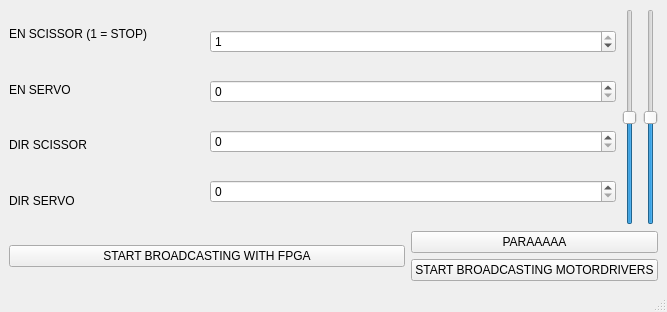
<?xml version="1.0" encoding="UTF-8"?>
<ui version="4.0">
 <class>MainWindow</class>
 <widget class="QMainWindow" name="MainWindow">
  <property name="geometry">
   <rect>
    <x>0</x>
    <y>0</y>
    <width>667</width>
    <height>312</height>
   </rect>
  </property>
  <property name="windowTitle">
   <string>MainWindow</string>
  </property>
  <widget class="QWidget" name="centralwidget">
   <layout class="QGridLayout" name="gridLayout">
    <item row="0" column="1">
     <layout class="QVBoxLayout" name="verticalLayout_2">
      <item>
       <widget class="QLabel" name="label">
        <property name="text">
         <string>EN SCISSOR (1 = STOP)</string>
        </property>
       </widget>
      </item>
      <item>
       <widget class="QLabel" name="label_2">
        <property name="text">
         <string>EN SERVO</string>
        </property>
       </widget>
      </item>
      <item>
       <widget class="QLabel" name="label_3">
        <property name="text">
         <string>DIR SCISSOR</string>
        </property>
       </widget>
      </item>
      <item>
       <widget class="QLabel" name="label_4">
        <property name="text">
         <string>DIR SERVO</string>
        </property>
       </widget>
      </item>
     </layout>
    </item>
    <item row="0" column="2" colspan="2">
     <layout class="QVBoxLayout" name="verticalLayout">
      <item>
       <widget class="QSpinBox" name="qenableScissorSpinBox">
        <property name="maximum">
         <number>1</number>
        </property>
        <property name="value">
         <number>1</number>
        </property>
       </widget>
      </item>
      <item>
       <widget class="QSpinBox" name="qenableServoSpinBox">
        <property name="maximum">
         <number>1</number>
        </property>
       </widget>
      </item>
      <item>
       <widget class="QSpinBox" name="qdirScissorSpinBox">
        <property name="maximum">
         <number>1</number>
        </property>
       </widget>
      </item>
      <item>
       <widget class="QSpinBox" name="qdirServoSpinBox">
        <property name="maximum">
         <number>1</number>
        </property>
       </widget>
      </item>
     </layout>
    </item>
    <item row="0" column="4">
     <layout class="QHBoxLayout" name="horizontalLayout">
      <item>
       <widget class="QSlider" name="qLeftMotor">
        <property name="minimum">
         <number>-100</number>
        </property>
        <property name="maximum">
         <number>100</number>
        </property>
        <property name="orientation">
         <enum>Qt::Vertical</enum>
        </property>
       </widget>
      </item>
      <item>
       <widget class="QSlider" name="qRighthmotor">
        <property name="minimum">
         <number>-100</number>
        </property>
        <property name="maximum">
         <number>100</number>
        </property>
        <property name="orientation">
         <enum>Qt::Vertical</enum>
        </property>
       </widget>
      </item>
     </layout>
    </item>
    <item row="1" column="1" colspan="2">
     <layout class="QHBoxLayout" name="horizontalLayout_2">
      <item>
       <widget class="QPushButton" name="qSendLine_pushButton">
        <property name="text">
         <string>START BROADCASTING WITH FPGA</string>
        </property>
       </widget>
      </item>
     </layout>
    </item>
    <item row="1" column="3" colspan="2">
     <layout class="QVBoxLayout" name="verticalLayout_3">
      <item>
       <widget class="QPushButton" name="qParaMD_pushButton">
        <property name="text">
         <string>PARAAAAA</string>
        </property>
       </widget>
      </item>
      <item>
       <widget class="QPushButton" name="qStartSendMD_pushButton">
        <property name="text">
         <string>START BROADCASTING MOTORDRIVERS</string>
        </property>
       </widget>
      </item>
     </layout>
    </item>
   </layout>
  </widget>
  <widget class="QMenuBar" name="menubar">
   <property name="geometry">
    <rect>
     <x>0</x>
     <y>0</y>
     <width>667</width>
     <height>22</height>
    </rect>
   </property>
  </widget>
  <widget class="QStatusBar" name="statusbar"/>
 </widget>
 <resources/>
 <connections/>
</ui>
